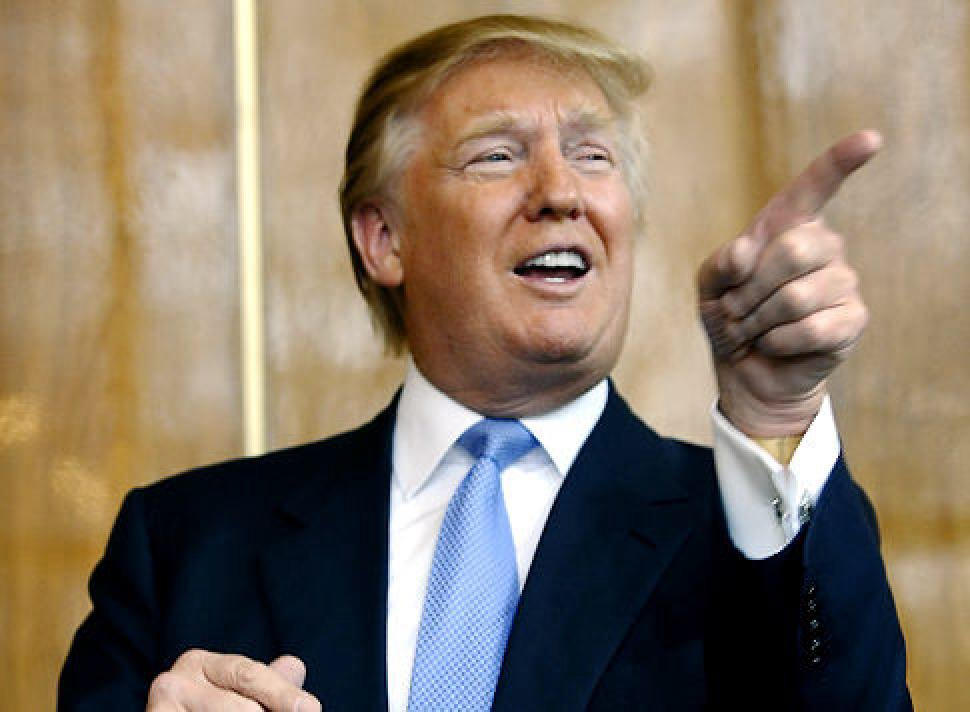
#> input picture trtis/test.jpg, 970 x 712 px
$ python client.py
#> lines starting #> are read from the running program, lines starting #| are printed output that depends on the picture
import argparse
import numpy as np
import os
import colorsys
from builtins import range
from tensorrtserver.api import *
import tensorrtserver.api.model_config_pb2 as model_config
import time
import cv2


path = './test.jpg'
dropout_rate = np.array(0.5)

image = cv2.imread(path)
#> image is the input picture: shape (712, 970, 3); mean B, G, R 102.9, 120, 135


cvt_image = cv2.cvtColor(image, cv2.COLOR_BGR2RGB)
resize_image = cv2.resize(image, (112, 112))
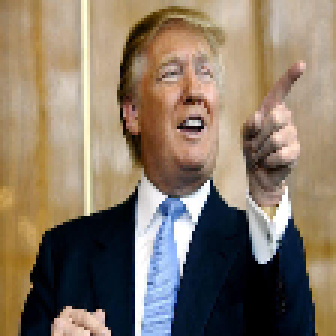
#> resize_image: shape (112, 112, 3) (shown 3 times larger); mean B, G, R 102.7, 119.9, 134.9
# print(resize_image.shape)

input_name_1 = "img_inputs"
input_name_2 = "dropout_rate"
output_name = "resnet_v1_50/E_BN2/Identity"
model_name = "faces"
#> (the run stopped early here; a loop or call above may not have finished)
